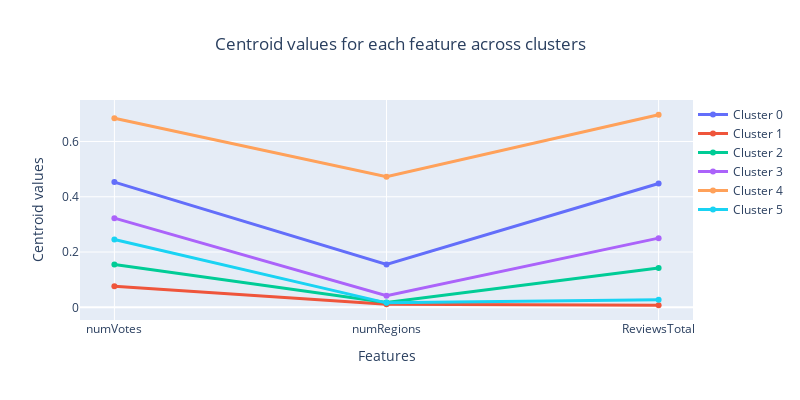

Source (notebook cell):
### Code cell
import plotly.graph_objects as go

# Crea una figura vuota
fig = go.Figure()

# Aggiungi una linea per ogni centroide del cluster
for i, center in enumerate(kmeans.cluster_centers_):
    fig.add_trace(go.Scatter(
        x=list(df_cut.columns),
        y=center,
        mode='lines+markers',
        name=f'Cluster {i}',
        line=dict(width=3)
    ))

# Imposta il titolo e le etichette
fig.update_layout(
    title="Centroid values for each feature across clusters",
    xaxis_title="Features",
    yaxis_title="Centroid values",
    legend=dict(x=1, y=1),
    width=800, height=400
)

# Aggiungi la griglia all'asse y
fig.update_yaxes(showgrid=True)
fig.update_layout(title_x=0.5)

# Mostra il grafico
fig.show()

### Figure 1 — Plotly figure (JSON) as saved in the notebook; plotly's stock layout.template omitted (floating-point values rounded to 4 significant figures)
{"data": [{"line": {"width": 3}, "mode": "lines+markers", "name": "Cluster 0", "type": "scatter", "x": ["numVotes", "numRegions", "ReviewsTotal"], "y": [0.4531, 0.1549, 0.4477]}, {"line": {"width": 3}, "mode": "lines+markers", "name": "Cluster 1", "type": "scatter", "x": ["numVotes", "numRegions", "ReviewsTotal"], "y": [0.07643, 0.01143, 0.007428]}, {"line": {"width": 3}, "mode": "lines+markers", "name": "Cluster 2", "type": "scatter", "x": ["numVotes", "numRegions", "ReviewsTotal"], "y": [0.1552, 0.01748, 0.142]}, {"line": {"width": 3}, "mode": "lines+markers", "name": "Cluster 3", "type": "scatter", "x": ["numVotes", "numRegions", "ReviewsTotal"], "y": [0.3226, 0.04183, 0.2502]}, {"line": {"width": 3}, "mode": "lines+markers", "name": "Cluster 4", "type": "scatter", "x": ["numVotes", "numRegions", "ReviewsTotal"], "y": [0.6843, 0.4722, 0.6967]}, {"line": {"width": 3}, "mode": "lines+markers", "name": "Cluster 5", "type": "scatter", "x": ["numVotes", "numRegions", "ReviewsTotal"], "y": [0.2451, 0.01603, 0.02707]}], "layout": {"height": 400, "legend": {"x": 1, "y": 1}, "title": {"text": "Centroid values for each feature across clusters", "x": 0.5}, "width": 800, "xaxis": {"title": {"text": "Features"}}, "yaxis": {"showgrid": true, "title": {"text": "Centroid values"}}}}
